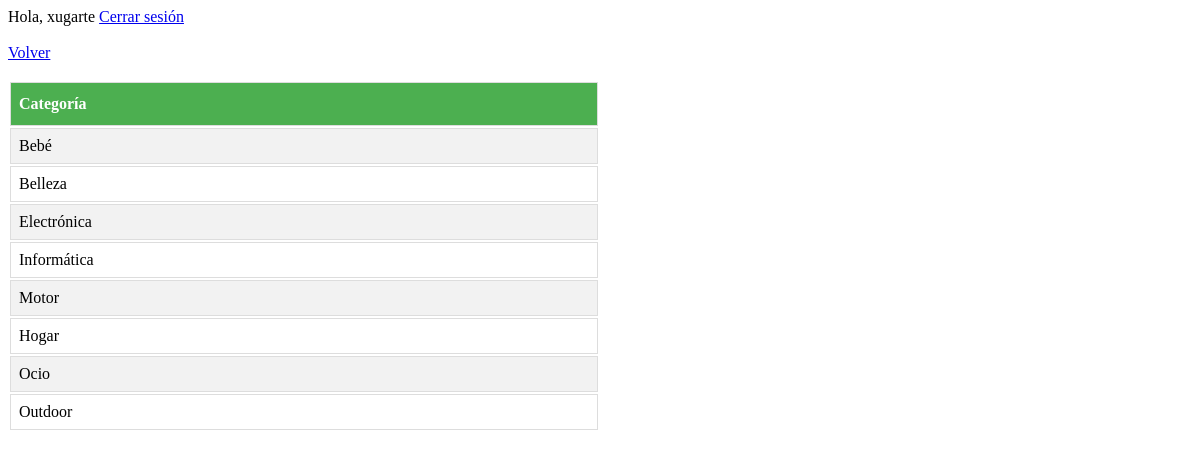
The app's page /controlador/controladorListadoCategorias.php (signed in) with its own data.
### tables this page shows
CREATE TABLE `categorias` (
  `idCategoria` int(11) NOT NULL,
  `categoria` varchar(30) DEFAULT NULL
);

### controlador/controladorListadoCategorias.php (called while the page is built)
<?php
require_once '../modelo/modeloCategorias.php';
$categoria = new Categoria();
$datos = $categoria->obtenerCategorias();
require_once '../vista/vistaListadoCategorias.php';
?>

### core/conector.php (called while the page is built)
<?php
class Conectar{
    public static function conexion(){
        $localhost = 'localhost';
        $usuario = 'root';
        $contrasena = '';
        $bbdd = '2aw3_examenfinal';
        $link = mysqli_connect($localhost, $usuario, $contrasena, $bbdd);
        $link->query("SET NAMES 'utf8'");
        return $link;
    }
}
?>

### modelo/modeloCategorias.php (called while the page is built, shortened)
<?php
require_once '../core/conector.php';
class Categoria {
    private $link;
    private $categorias;
    public function __construct(){
        $this->link=Conectar::conexion();
        $this->categorias=array();
    }
    public function obtenercategorias() {
        $sql="CALL spMostrarCategorias()";
        $consulta=$this->link->query($sql);
        while ($row = mysqli_fetch_array($consulta, MYSQLI_ASSOC)){
            $this->categorias[]=$row;
        }
        return $this->categorias;
    }
}
?>

### vista/vistaListadoCategorias.php (the view, shortened to what this page needs)
<!DOCTYPE html>
<head>
</head>
<?php
    require_once "../controlador/controladorSeguridad.php";
?>
<a href="../vista/menu.php">Volver</a><br><br>
<table>
	<tr>
		<th><strong>Categoría</strong></th>
	</tr>
     <?php
    for ($i = 0; $i < count($datos); $i ++) {
        ?>
     	<tr>
		<td><?php echo $datos[$i]['Categoria'];?></td>
	</tr>
		<?php } ?>
</table>

### vista/vistaListadoCategorias.php (style rules this page uses)
table { width: 50%; }
table td, table th { border: 1px solid #ddd; padding: 8px; }
table tr:nth-child(even) { background-color: #f2f2f2; }
table th { padding-top: 12px; padding-bottom: 12px; text-align: left; background-color: #4CAF50; color: white; }

### records on screen
categorias: categoria "Bebé"
categorias: categoria "Belleza"
categorias: categoria "Electrónica"
categorias: categoria "Informática"
categorias: categoria "Motor"
categorias: categoria "Hogar"
categorias: categoria "Ocio"
categorias: categoria "Outdoor"

### other values on screen
$_SESSION['usuario'] "xugarte"
